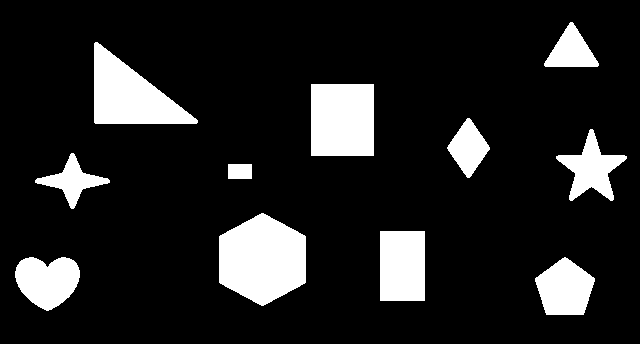
//> input picture ShapeDetection/multipleObjFinder/shapes.png, 640 x 344 px
$ ./main   (built with g++ and OpenCV 4)
//> lines starting //> are read from the running program, lines starting //| are printed output that depends on the picture; after the words box and inside, x2 and y2 are one past the last pixel; in counts of white or black regions, pixels touching at a corner belong together
#include <opencv\cv.h>
#include <opencv\highgui.h>

using namespace std;

int main()
{

  IplImage* img =  cvLoadImage("shapes.png");
//> img is the input picture: 344 rows x 640 cols, CV_8UC3; 13.6% white; 11 white regions, largest, box (x1, y1, x2, y2) and area: (219, 213, 306, 306) 6119, (94, 42, 198, 124) 4586, (311, 84, 374, 156) 4536

 //show the original image
 cvNamedWindow("Raw");
 cvShowImage("Raw",img);

  //converting the original image into grayscale
 IplImage* imgGrayScale = cvCreateImage(cvGetSize(img), 8, 1);
 cvCvtColor(img,imgGrayScale,CV_BGR2GRAY);
//> imgGrayScale: 344 rows x 640 cols, CV_8UC1; 13.6% white; 11 white regions

  //thresholding the grayscale image to get better results
 cvThreshold(imgGrayScale,imgGrayScale,128,255,CV_THRESH_BINARY);

 CvSeq* contours;  //hold the pointer to a contour in the memory block
 CvSeq* result;   //hold sequence of points of a contour
 CvMemStorage *storage = cvCreateMemStorage(0); //storage area for all contours

 //finding all contours in the image
 cvFindContours(imgGrayScale, storage, &contours, sizeof(CvContour), CV_RETR_LIST, CV_CHAIN_APPROX_SIMPLE, cvPoint(0,0));
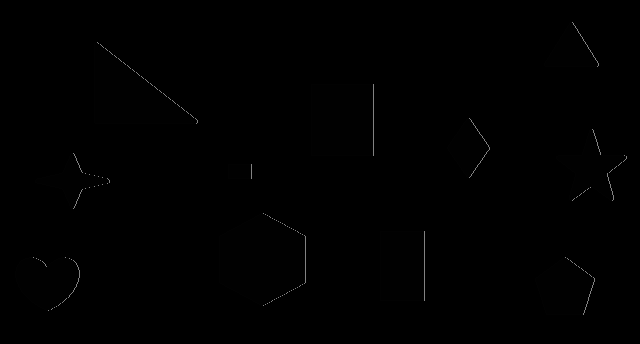
//> imgGrayScale: 344 rows x 640 cols, CV_8UC1; min 0, max 130, mean 0.6
//> contours = 11 contours; largest, box (x1, y1, x2, y2) and area: (219, 213, 306, 306) 5986, (94, 42, 198, 124) 4442, (311, 84, 374, 156) 4402, (380, 231, 425, 301) 3036, (15, 257, 80, 311) 2458

 //iterating through each contour
 while(contours)
 {
     //obtain a sequence of points of contour, pointed by the variable 'contour'
     result = cvApproxPoly(contours, sizeof(CvContour), storage, CV_POLY_APPROX_DP, cvContourPerimeter(contours)*0.02, 0);

     //if there are 3  vertices  in the contour(It should be a triangle)
    if(result->total==3 )
     {
         //iterating through each point
         CvPoint *pt[3];
         for(int i=0;i<3;i++){
             pt[i] = (CvPoint*)cvGetSeqElem(result, i);
         }

         //drawing lines around the triangle
         cvLine(img, *pt[0], *pt[1], cvScalar(255,0,0),4);
         cvLine(img, *pt[1], *pt[2], cvScalar(255,0,0),4);
         cvLine(img, *pt[2], *pt[0], cvScalar(255,0,0),4);

     }

      //if there are 4 vertices in the contour(It should be a quadrilateral)
     else if(result->total==4 )
     {
         //iterating through each point
         CvPoint *pt[4];
         for(int i=0;i<4;i++){
             pt[i] = (CvPoint*)cvGetSeqElem(result, i);
         }

         //drawing lines around the quadrilateral
         cvLine(img, *pt[0], *pt[1], cvScalar(0,255,0),4);
         cvLine(img, *pt[1], *pt[2], cvScalar(0,255,0),4);
         cvLine(img, *pt[2], *pt[3], cvScalar(0,255,0),4);
         cvLine(img, *pt[3], *pt[0], cvScalar(0,255,0),4);
     }

   //if there are 7  vertices  in the contour(It should be a heptagon)
     else if(result->total ==7  )
     {
         //iterating through each point
         CvPoint *pt[7];
         for(int i=0;i<7;i++){
             pt[i] = (CvPoint*)cvGetSeqElem(result, i);
         }

         //drawing lines around the heptagon
         cvLine(img, *pt[0], *pt[1], cvScalar(0,0,255),4);
         cvLine(img, *pt[1], *pt[2], cvScalar(0,0,255),4);
         cvLine(img, *pt[2], *pt[3], cvScalar(0,0,255),4);
         cvLine(img, *pt[3], *pt[4], cvScalar(0,0,255),4);
         cvLine(img, *pt[4], *pt[5], cvScalar(0,0,255),4);
         cvLine(img, *pt[5], *pt[6], cvScalar(0,0,255),4);
         cvLine(img, *pt[6], *pt[0], cvScalar(0,0,255),4);
     }

      //obtain the next contour
     contours = contours->h_next;
 }
//> this loop made 11 passes
//> contours on pass 11: 0 contours
//> pass 3, `cvLine(img, *pt[0], *pt[1], cvScalar(0,255,0),4);`:
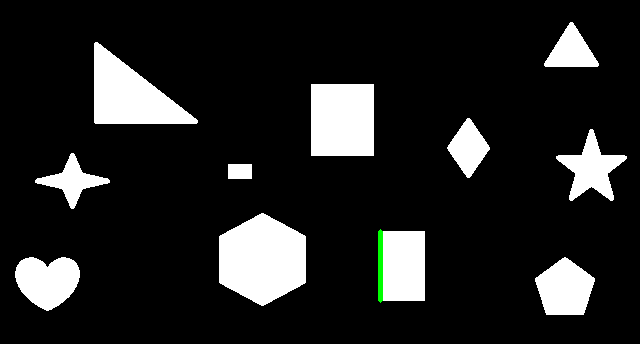
//> img: 344 rows x 640 cols, CV_8UC3; 0.16% of pixels changed, all inside (x1, y1, x2, y2) = (378, 229, 383, 303)
//> pass 3, `cvLine(img, *pt[1], *pt[2], cvScalar(0,255,0),4);`:
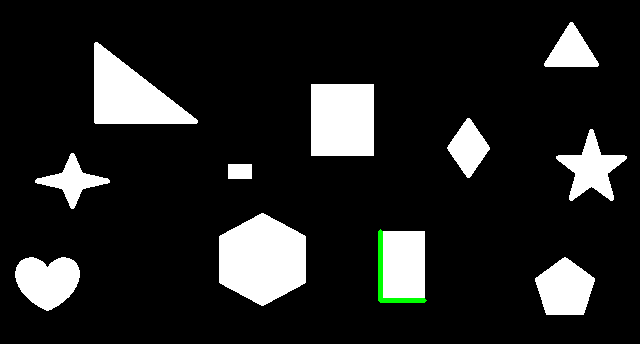
//> img: 344 rows x 640 cols, CV_8UC3; 0.1% of pixels changed, all inside (x1, y1, x2, y2) = (381, 298, 427, 303)
//> pass 3, `cvLine(img, *pt[2], *pt[3], cvScalar(0,255,0),4);`:
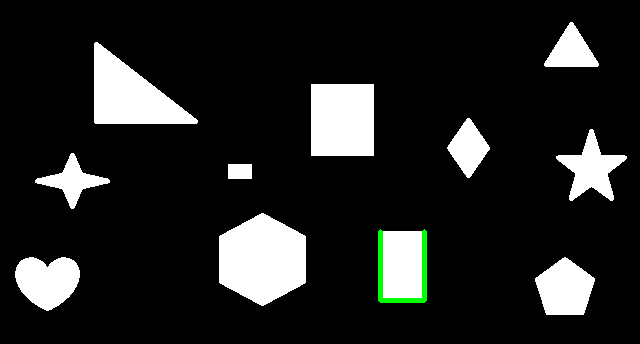
//> img: 344 rows x 640 cols, CV_8UC3; 0.16% of pixels changed, all inside (x1, y1, x2, y2) = (422, 229, 427, 300)
//> pass 3, `cvLine(img, *pt[3], *pt[0], cvScalar(0,255,0),4);`:
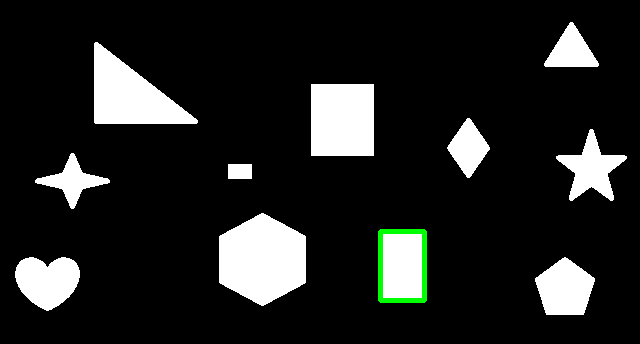
//> img: 344 rows x 640 cols, CV_8UC3; 0.09% of pixels changed, all inside (x1, y1, x2, y2) = (381, 229, 424, 234)
//> after the loop:
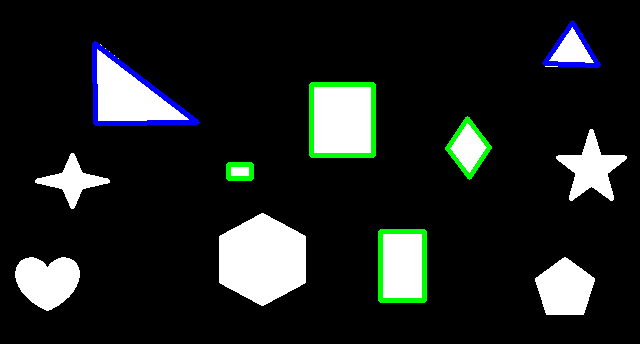
//> img: 344 rows x 640 cols, CV_8UC3; 2.11% of pixels changed, all inside (x1, y1, x2, y2) = (92, 20, 601, 181)

  //show the image in which identified shapes are marked
 cvNamedWindow("Tracked");
 cvShowImage("Tracked",img);

 cvWaitKey(0); //wait for a key press

  //cleaning up
 cvDestroyAllWindows();
 cvReleaseMemStorage(&storage);
 cvReleaseImage(&img);
 cvReleaseImage(&imgGrayScale);

  return 0;
}
